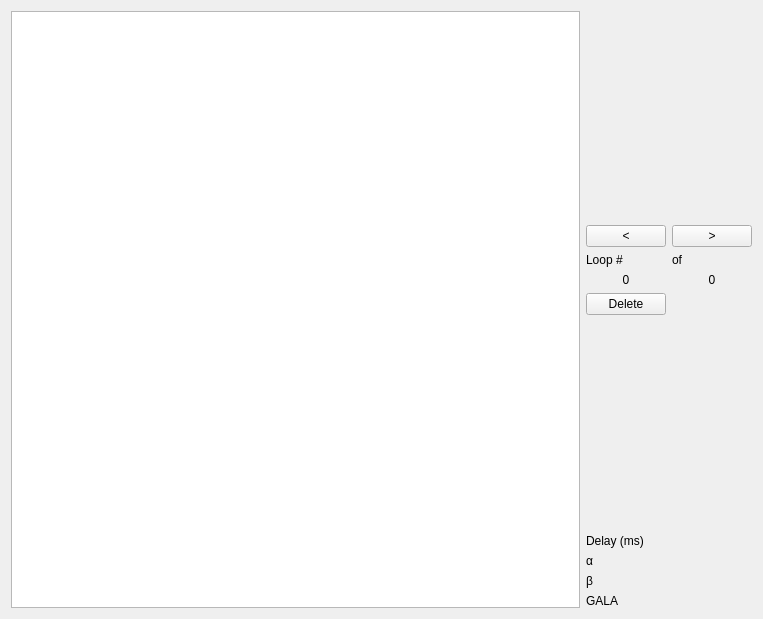
<?xml version="1.0" encoding="UTF-8"?>
<ui version="4.0">
 <class>LoopWidget</class>
 <widget class="QWidget" name="LoopWidget">
  <property name="geometry">
   <rect>
    <x>0</x>
    <y>0</y>
    <width>763</width>
    <height>619</height>
   </rect>
  </property>
  <property name="windowTitle">
   <string>Form</string>
  </property>
  <layout class="QHBoxLayout" name="horizontalLayout">
   <item>
    <widget class="PlotWidget" name="graphicsView"/>
   </item>
   <item>
    <layout class="QGridLayout" name="gridLayout">
     <item row="0" column="0">
      <spacer name="verticalSpacer">
       <property name="orientation">
        <enum>Qt::Vertical</enum>
       </property>
       <property name="sizeHint" stdset="0">
        <size>
         <width>20</width>
         <height>40</height>
        </size>
       </property>
      </spacer>
     </item>
     <item row="7" column="1">
      <widget class="QLabel" name="lblAlpha">
       <property name="text">
        <string/>
       </property>
      </widget>
     </item>
     <item row="7" column="0">
      <widget class="QLabel" name="label_3">
       <property name="text">
        <string>α</string>
       </property>
      </widget>
     </item>
     <item row="9" column="0">
      <widget class="QLabel" name="label_7">
       <property name="text">
        <string>GALA</string>
       </property>
      </widget>
     </item>
     <item row="8" column="1">
      <widget class="QLabel" name="lblBeta">
       <property name="text">
        <string/>
       </property>
      </widget>
     </item>
     <item row="1" column="0">
      <widget class="QPushButton" name="btnPrev">
       <property name="text">
        <string>&lt;</string>
       </property>
      </widget>
     </item>
     <item row="9" column="1">
      <widget class="QLabel" name="lblGala">
       <property name="text">
        <string/>
       </property>
      </widget>
     </item>
     <item row="8" column="0">
      <widget class="QLabel" name="label_5">
       <property name="text">
        <string>β</string>
       </property>
      </widget>
     </item>
     <item row="3" column="1">
      <widget class="QLabel" name="lblTot">
       <property name="sizePolicy">
        <sizepolicy hsizetype="Preferred" vsizetype="Preferred">
         <horstretch>0</horstretch>
         <verstretch>0</verstretch>
        </sizepolicy>
       </property>
       <property name="text">
        <string>0</string>
       </property>
       <property name="alignment">
        <set>Qt::AlignCenter</set>
       </property>
      </widget>
     </item>
     <item row="2" column="1">
      <widget class="QLabel" name="label_2">
       <property name="text">
        <string>of</string>
       </property>
      </widget>
     </item>
     <item row="0" column="1">
      <spacer name="verticalSpacer_3">
       <property name="orientation">
        <enum>Qt::Vertical</enum>
       </property>
       <property name="sizeHint" stdset="0">
        <size>
         <width>20</width>
         <height>40</height>
        </size>
       </property>
      </spacer>
     </item>
     <item row="1" column="1">
      <widget class="QPushButton" name="btnNext">
       <property name="text">
        <string>&gt;</string>
       </property>
      </widget>
     </item>
     <item row="5" column="0">
      <spacer name="verticalSpacer_2">
       <property name="orientation">
        <enum>Qt::Vertical</enum>
       </property>
       <property name="sizeHint" stdset="0">
        <size>
         <width>20</width>
         <height>40</height>
        </size>
       </property>
      </spacer>
     </item>
     <item row="3" column="0">
      <widget class="QLabel" name="lblIdx">
       <property name="text">
        <string>0</string>
       </property>
       <property name="alignment">
        <set>Qt::AlignCenter</set>
       </property>
      </widget>
     </item>
     <item row="4" column="0">
      <widget class="QPushButton" name="btnDelete">
       <property name="text">
        <string>Delete</string>
       </property>
      </widget>
     </item>
     <item row="2" column="0">
      <widget class="QLabel" name="label">
       <property name="text">
        <string>Loop #</string>
       </property>
      </widget>
     </item>
     <item row="5" column="1">
      <spacer name="verticalSpacer_4">
       <property name="orientation">
        <enum>Qt::Vertical</enum>
       </property>
       <property name="sizeHint" stdset="0">
        <size>
         <width>20</width>
         <height>40</height>
        </size>
       </property>
      </spacer>
     </item>
     <item row="6" column="0">
      <widget class="QLabel" name="label_4">
       <property name="text">
        <string>Delay (ms)</string>
       </property>
      </widget>
     </item>
     <item row="6" column="1">
      <widget class="QLabel" name="lblDelay">
       <property name="text">
        <string/>
       </property>
      </widget>
     </item>
    </layout>
   </item>
  </layout>
 </widget>
 <customwidgets>
  <customwidget>
   <class>PlotWidget</class>
   <extends>QGraphicsView</extends>
   <header>pyqtgraph</header>
  </customwidget>
 </customwidgets>
 <resources/>
 <connections/>
</ui>
